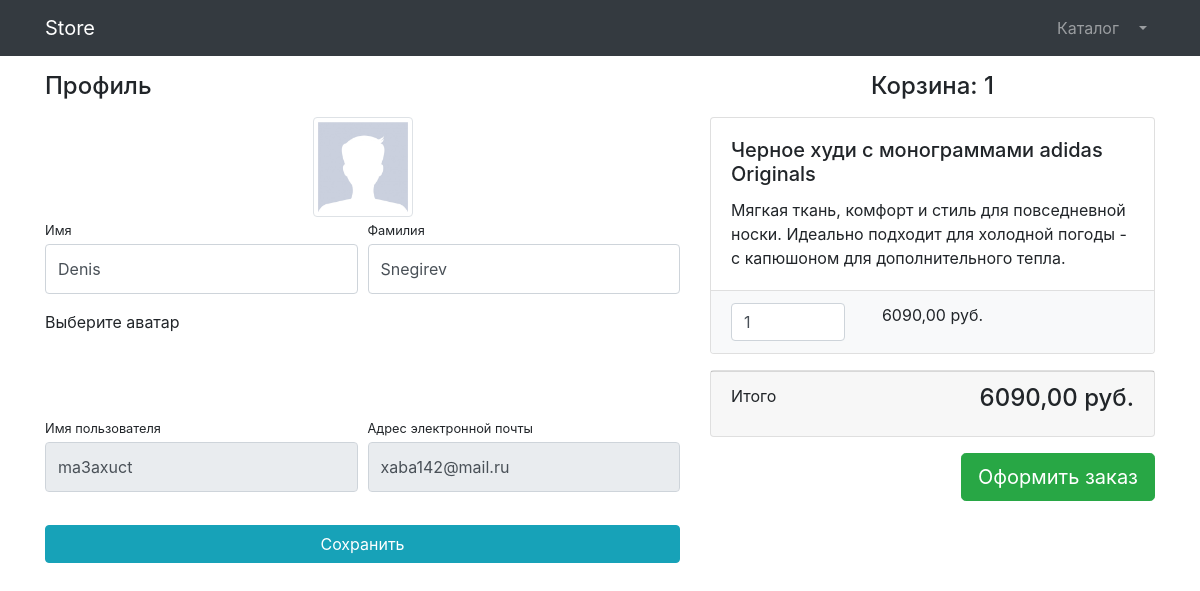
Page /users/profile/2/ (signed in) on the committed database.
### users/models.py (models this page shows)
class User(AbstractUser):
    image = models.ImageField(upload_to='users-images', null=True, blank=True)
    is_verified_email = models.BooleanField(default=False)

### products/models.py (models this page shows, shortened)
class Basket(models.Model):
    user = models.ForeignKey(User, on_delete=models.CASCADE)
    product = models.ForeignKey(to=Product, on_delete=models.CASCADE)
    quantity = models.PositiveSmallIntegerField(default=0)
    created_timestamp = models.DateTimeField(auto_now_add=True)
    objects = BasketQuerySet.as_manager()
    def sum(self):
        return self.product.price * self.quantity

class Product(models.Model):
    name = models.CharField(max_length=256)
    description = models.TextField()
    price = models.DecimalField(max_digits=12, decimal_places=2)
    quantity = models.PositiveIntegerField(default=0)
    image = models.ImageField(upload_to='products_images')
    category = models.ForeignKey(ProductCategory, on_delete=models.CASCADE)
    class Meta:
        verbose_name = 'Продукт'
        verbose_name_plural = 'Продукты'

### users/views.py (the view, shortened to what this page needs)
# urls.py: path('profile/<int:pk>/', login_required(UserProfileView.as_view()), name='profile'),
class UserProfileView(TitleMixin, UpdateView):
    model = User
    form_class = UserProfileForm
    template_name = 'users/profile.html'
    title = 'Store - Личный кабинет'

### users/forms.py
class UserProfileForm(UserChangeForm):
    first_name = forms.CharField(widget=forms.TextInput(attrs={
        'class': 'form-control py-4'
    }))
    last_name = forms.CharField(widget=forms.TextInput(attrs={
        'class': 'form-control py-4'
    }))
    image = forms.ImageField(widget=forms.FileInput(attrs={
        'class': 'custom-file-input'
    }), required=False)
    username = forms.CharField(widget=forms.TextInput(attrs={
        'class': 'form-control py-4', 'readonly': True
    }))
    email = forms.CharField(widget=forms.EmailInput(attrs={
        'class': 'form-control py-4', 'readonly': True
    }))
    class Meta:
        model = User
        fields = ('first_name', 'last_name', 'image', 'username', 'email')

### common/views.py (called while the page is built)
    def get_context_data(self, **kwargs):
        context = super(TitleMixin, self).get_context_data(**kwargs)
        context['title'] = self.title
        return context

### products/context_processors.py (called while the page is built)
def baskets(request):
    user = request.user
    return {'baskets': Basket.objects.filter(user=user) if user.is_authenticated else []}

### products/models.py (called while the page is built)
    def total_sum(self):
        return sum(basket.sum() for basket in self)

    def total_quantity(self):
        return sum(basket.quantity for basket in self)

### users/templates/users/profile.html (shortened to what this page needs)
{% extends 'products/base.html' %}
{% load static %}
{% block css %}
    <link href="{% static 'vendor/css/profile.css' %}" rel="stylesheet">
{% endblock %}
{% block content %}
    <div class="container">
        <div class="row">
            <div class="col-lg-7">
                <h4 class="mt-3 mb-3">Профиль</h4>
                <div class="col-lg-12 text-center">
                    <img width="100" height="100"
                         src="{% if user.image %} {{ user.image.url }} {% else %} {% static 'vendor/img/users/default_avatar.jpg' %} {% endif %}"
                         class="img-thumbnail">
                </div>
                <form action="{% url 'users:profile' user.id %}" method="post" enctype="multipart/form-data">
                    <div class="form-row">
                        <div class="col-lg-6">
                            <div class="form-group">
                                <label class="small mb-1" for="{{ form.first_name.id_for_label }}">Имя</label>
                                {{ form.first_name }}
                            </div>
                        </div>
                        <div class="col-lg-6">
                            <div class="form-group">
                                <label class="small mb-1" for="{{ form.last_name.id_for_label }}">Фамилия</label>
                                {{ form.last_name }}
                            </div>
                        </div>
                    </div>
                    <div class="form-row mb-2">
                        <div class="col-lg-12">
                            <div class="custom-file">
                                <label for="{{ form.image.id_for_label }}">Выберите аватар</label>
                            </div>
                        </div>
                    </div>
                    <div class="form-row">
                        <div class="col-lg-6">
                            <label class="small mb-1" for="{{ form.username.id_for_label }}">Имя пользователя</label>
                            {{ form.username }}
                        </div>
                        <div class="col-lg-6">
                            <label class="small mb-1" for="{{ form.email.id_for_label }}">Адрес электронной
                                почты</label>
                            {{ form.email }}
                        </div>
                    </div>
                    <div class="form-row">
                        <div class="col-lg-12" style="margin-top: 33px;">
                            <input class="btn btn-info btn-block" type="submit" value="Сохранить">
                        </div>
                    </div>
                </form>
            </div>
            <div class="col-lg-5">
                {% include 'products/baskets.html' %}
            </div>
        </div>
    </div>
{% endblock %}

### products/templates/products/baskets.html (shortened to what this page needs)
{% if baskets %}
    <h4 class="mt-3 mb-3 text-center">
        Корзина: {{ baskets.total_quantity }}
    </h4>
    {% for basket in baskets %}
        <div class="card mb-3">
            <div class="card-body">
                <h5 class="card-title">{{ basket.product.name }}</h5>
                <p class="card-text">{{ basket.product.description }}</p>
            </div>
            <ul class="list-group list-group-flush">
                <li class="list-group-item bg-light">
                    <div class="row text-center">
                        <div class="col-lg-4">
                            <input name="basketID" type="number" class="form-control"
                                   value="{{ basket.quantity }}" min="0">
                        </div>
                        <div class="col-lg-4">{{ basket.sum }} руб.</div>
                        <div class="col-lg-4">
                        </div>
                    </div>
                </li>
            </ul>
        </div>
    {% endfor %}
    <div class="card mb-3">
        <div class="card-footer">
            <p class="float-left">Итого</p>
            <h4 class="float-right">{{ baskets.total_sum }} руб.</h4>
        </div>
    </div>
    <a class="btn btn-success btn-lg float-right" href="../orders/order-create.html">
        Оформить заказ
    </a>
{% else %}
    <h4 class="mt-3 mb-3 text-center">
        Корзина пуста
    </h4>
{% endif %}

### rows in the picture
User: first_name "Denis", last_name "Snegirev", username "ma3axuct", email "xaba142@mail.ru"
Basket: total_quantity "1", product.name "Черное худи с монограммами adidas Originals", product.description "Мягкая ткань, комфорт и стиль для повседневной носки. Идеально подходит для холодной погоды - с капюшоном для дополнительного тепла.", basketID "1", sum "6090,00", total_sum "6090,00"
